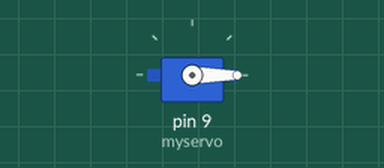
The sketch below on a simulated Arduino Uno, built with avr-gcc and run on an emulated ATmega328P. On the bench: servo.

Above: at 0.05 s.
At 2.0 s:
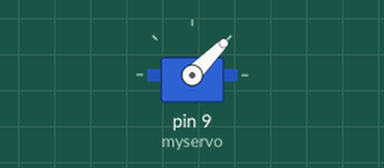
At 3.0 s:
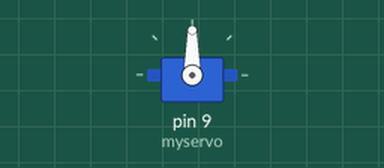
At 4.0 s:
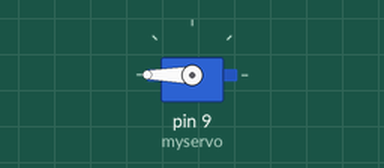
Timing chart, 0 to 5.2 s (numbered marks = the images above):
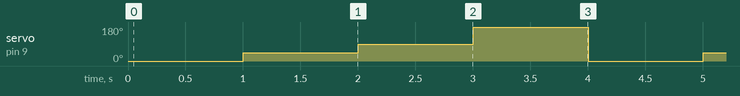

The sketch:

simple_position.ino
```cpp
#include <Servo.h> //include the servo library

Servo myservo;  // create servo object to control a servo
// twelve servo objects can be created on most boards


void setup() {
  // put your setup code here, to run once:
  myservo.attach(9);  // attaches the servo on pin 9 to the servo object
}

void loop() {
  // put your main code here, to run repeatedly:
  myservo.write(0); //move to different positions
  delay(1000); //every 1 second
  myservo.write(45);
  delay(1000);
  myservo.write(90);
  delay(1000);
  myservo.write(180);
  delay(1000);
}
```

Measured:
- by itself, servo on pin 9 (myservo): repeats every 4.0 s: 90° 1.0 s, 180° 1.0 s, 0° 1.0 s, 45° 1.0 s
